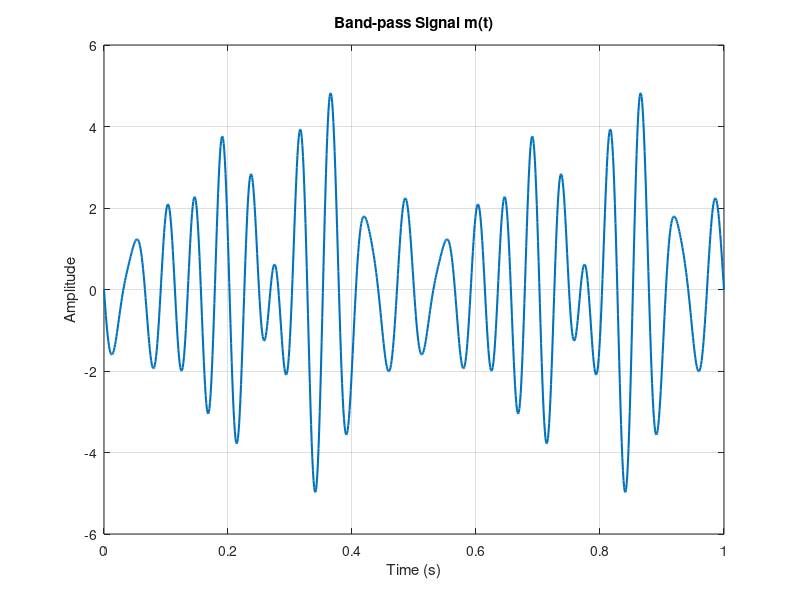
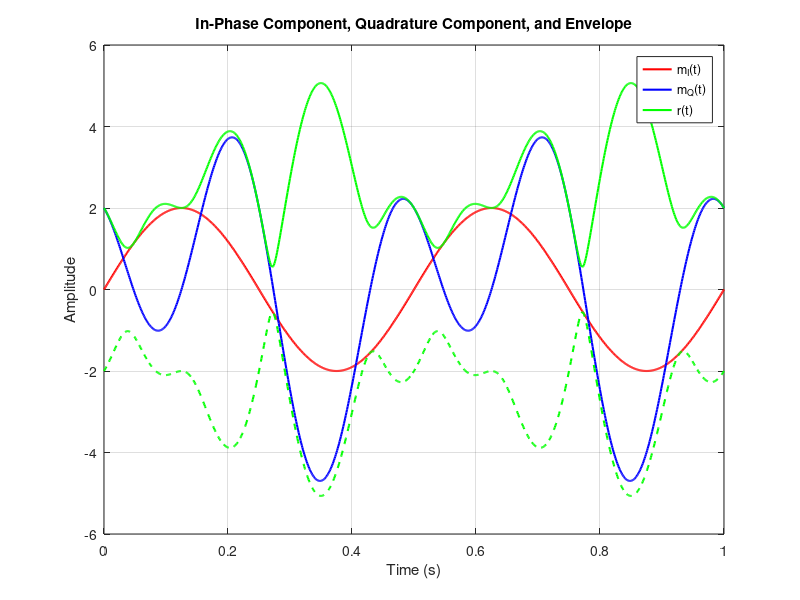
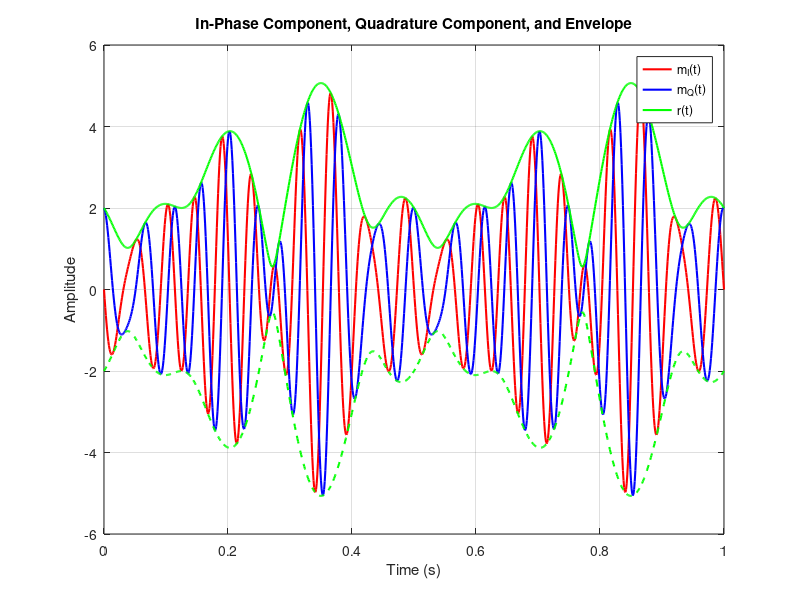
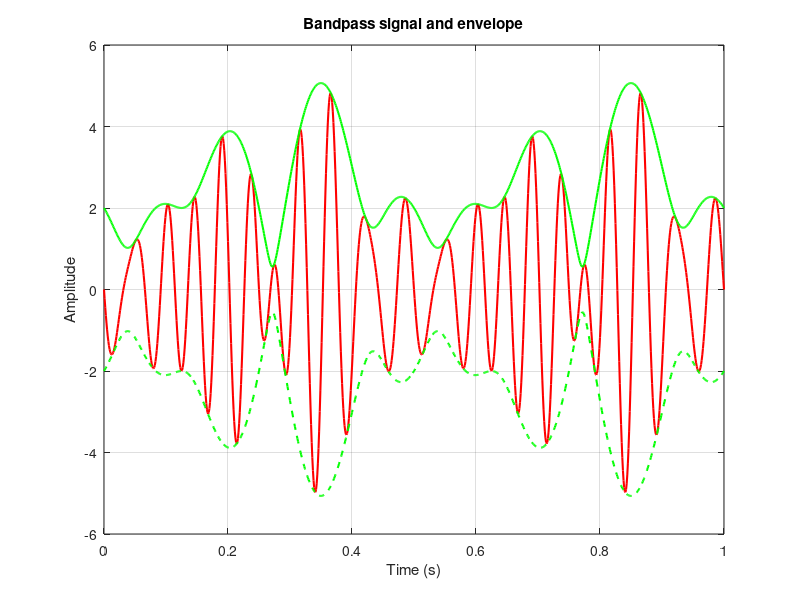

Here is the MATLAB script that generated these plots, in order:
fs = 1000;
t = 0:1/fs:1; 
f = [16, 18, 22, 24]; 
a = [1, -1, 1, -1]; 
b = [1, 1, -1, 1];
m_t = zeros(size(t)); 
fc = 20;
for n = 1:4 
    m_t = m_t + a(n) * cos(2*pi*f(n)*t) - b(n) * sin(2*pi*f(n)*t);
end

%第一題的圖 m(t)
figure; 
plot(t, m_t, 'LineWidth', 1.5); 
title('Band-pass Signal m(t)');
xlabel('Time (s)');
ylabel('Amplitude');
grid on; %顯示網格線

m_e_t = zeros(size(t));%基頻等效


for n = 1:length(f)
    m_e_t = m_e_t + (a(n)+1j*b(n))*exp(1j*2*pi*(f(n)-20)*t);
end
m_I = real(m_e_t);
m_Q = imag(m_e_t);
r = sqrt(m_I.^2 + m_Q.^2);
%直接取RE 跟IM畫圖
figure;
plot(t, m_I, 'r', 'LineWidth', 1.5); hold on;
plot(t, m_Q, 'b', 'LineWidth', 1.5);
plot(t, r, 'g', 'LineWidth', 1.5);
plot(t, -r, 'g--', 'LineWidth', 1.5); % 負包絡
legend('m_I(t)', 'm_Q(t)', 'r(t)');
xlabel('Time (s)');
ylabel('Amplitude');
title('In-Phase Component, Quadrature Component, and Envelope');
grid on;

m_It = zeros(size(t)); 
m_Qt = zeros(size(t)); 
for n = 1:length(f)
    m_It= m_It + (a(n)*cos(2*pi*f(n)*t) - b(n)*sin(2*pi*f(n)*t));
    m_Qt= m_Qt+(a(n)*sin(2*pi*f(n)*t) + b(n)*cos(2*pi*f(n)*t));
end

%第七題的圖 r(t) m_I(t) m_Q(t)
figure;
plot(t, m_It, 'r', 'LineWidth', 1.5); hold on;
plot(t, m_Qt, 'b', 'LineWidth', 1.5);
plot(t, r, 'g', 'LineWidth', 1.5);
plot(t, -r, 'g--', 'LineWidth', 1.5); % 負包絡
legend('m_I(t)', 'm_Q(t)', 'r(t)');
xlabel('Time (s)');
ylabel('Amplitude');
title('In-Phase Component, Quadrature Component, and Envelope');
grid on;

%第八題的圖 m(t) r(t)
figure;
plot(t, m_t, 'r', 'LineWidth', 1.5); hold on;
plot(t, r, 'g', 'LineWidth', 1.5);
plot(t, -r, 'g--', 'LineWidth', 1.5); 
xlabel('Time (s)');
ylabel('Amplitude');
title('Bandpass signal and envelope');
grid on;

f = 20; 
a_t = m_I .* cos(2*pi*fc*t);
b_t = m_Q .* sin(2*pi*fc*t);

c_t = a_t - b_t;
%先畫他們三個的圖做檢查
figure;
plot(t,a_t,'r','LineWidth',1.5); hold on;
plot(t,b_t,'b','LineWidth',1.5); 
plot(t,c_t,'g','LineWidth',1.5); 

xlabel('Time (s)');
ylabel('Amplitude');
title('a(t) and b(t) and c(t)');
grid on;
%第九題的圖 c(t) m(t)
figure;
plot(t,c_t,'g','LineWidth',1.5); hold on;
plot(t,m_t,'r--','LineWidth',1.5);
xlabel('Time (s)');
ylabel('Amplitude');
title('c(t) and m(t)');
grid on;




